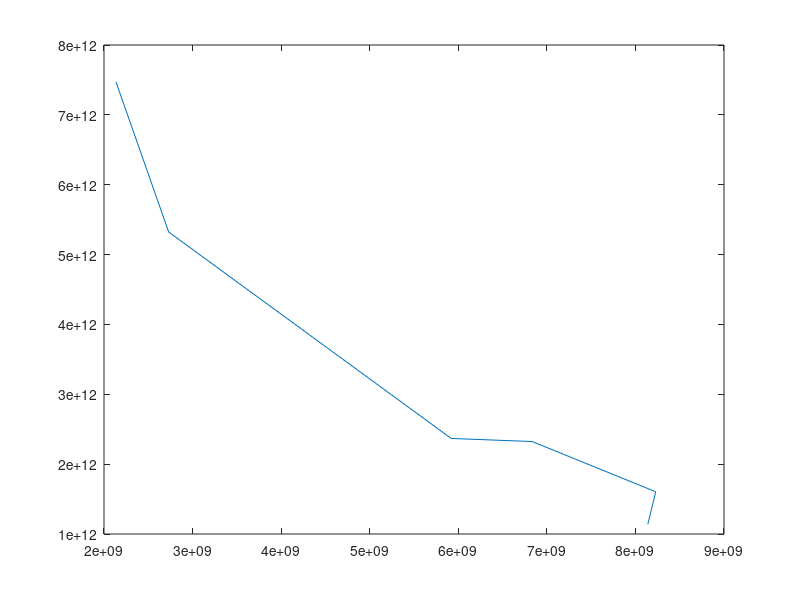

Recreate this plot in MATLAB.
Xf=[140 195 340 400 1950 3500];
Xc=[58.2e6 42.2e6 20.1e6 14.8e6 1.4e6 0.61e6];

Y=[8.14e9 8.229e9 6.834e+09 5.92e+09 2.73e9 2.135e9];


plot(Y,Xf.*Y)
